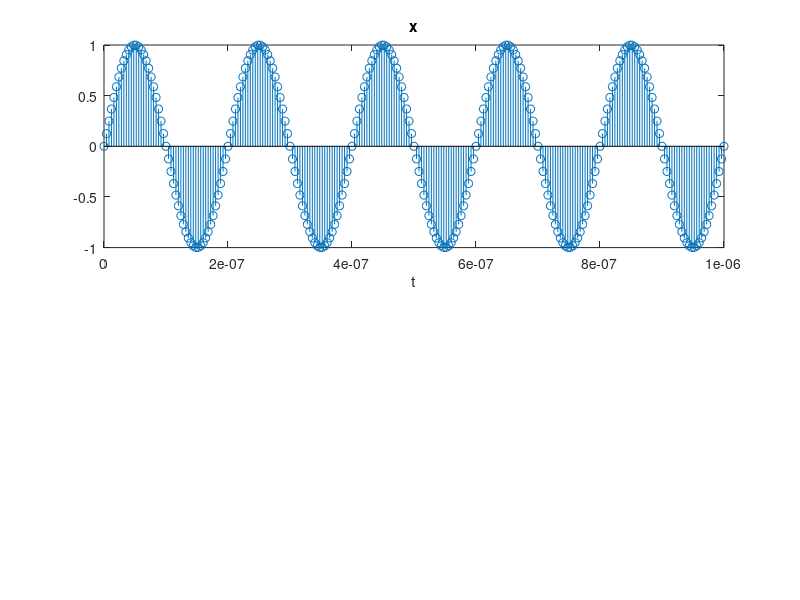

Source code (MATLAB): (Note: this script raises an error after producing the figure.)
close all
clear all

A=1;      	%amplify
f=5*10^6;   %5MHz
w=2*pi*f;  	%rad/s
p=0;    	%rad
%采样
T=1*10^-6;    	%us %观测时间
% fs=10*f;     	%Hz %采样频率
fs=250*10^6;    %250MHz %采样频率
d=1/fs;      	%s  %采样间隔
t=0:d:T;    	%离散时间t
x=A*sin(w*t+p);	%正弦信号

figure(1)
subplot(2,1,1);	%画图 
stem(t,x);xlabel('t');title('x');%画x的原始波形

b=Num;			%Num为滤波器系统在workspace的存储单元
a=1;
y=filter(b,a,x);
subplot(2,1,2);	%画图 
stem(t,x);xlabel('t');title('y');%画y的波形
